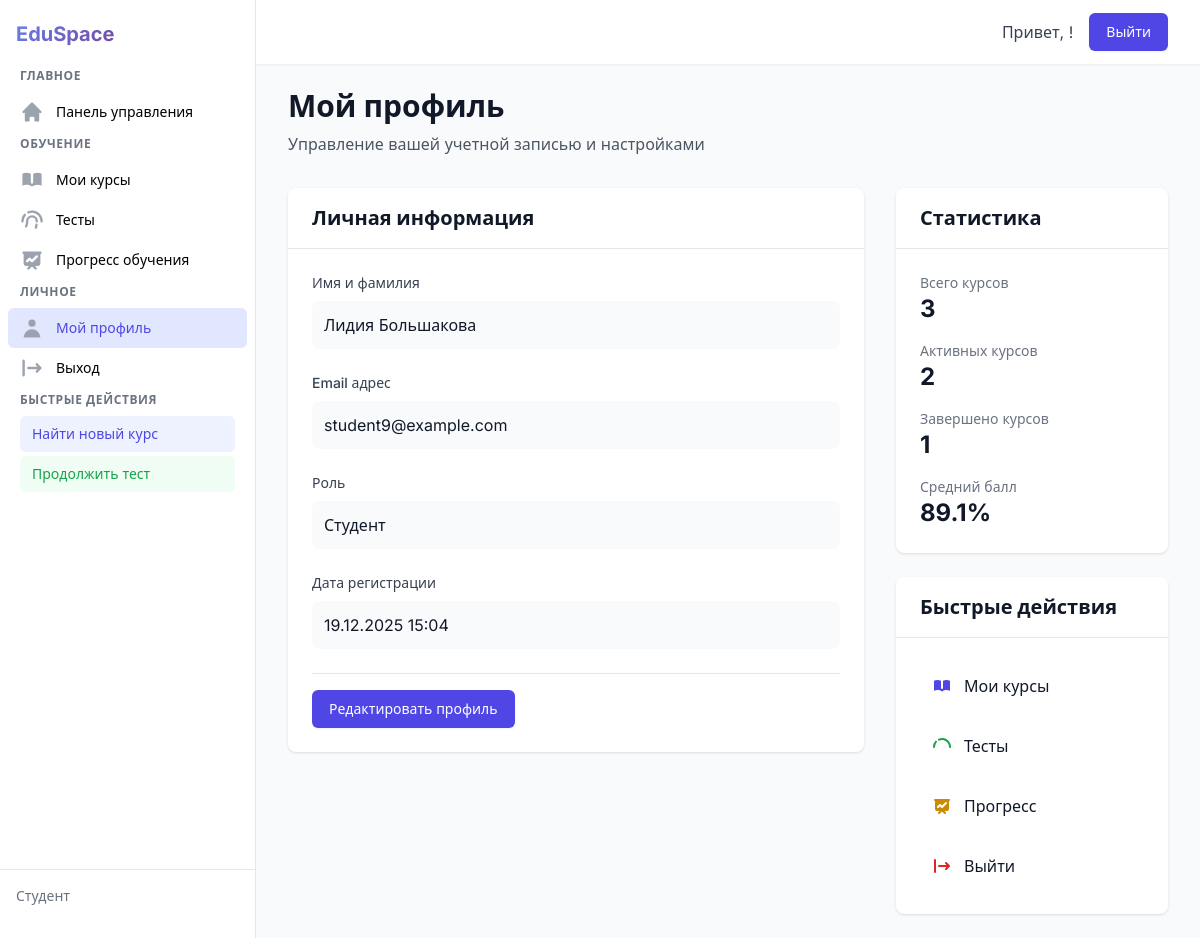
/student/profile (signed in), run on the app's committed database.
### tables this page shows
CREATE TABLE users (
            id TEXT PRIMARY KEY,
            last_name TEXT NOT NULL,
            first_name TEXT NOT NULL,
            email TEXT UNIQUE NOT NULL,
            password_hash TEXT NOT NULL,
            role TEXT NOT NULL,
            created_at TIMESTAMP DEFAULT CURRENT_TIMESTAMP
        );

### app.py (the view)
@app.route('/student/profile')
@login_required
@role_required('student')
def student_profile():
    user_id = session.get('user_id')
    from database.models import User
    user_model = User(auth_service.db)
    user = user_model.get_by_id(user_id)
    if not user:
        flash('Пользователь не найден', 'danger')
        return redirect(url_for('student_dashboard'))
    user_stats = auth_service.get_user_statistics(user_id)
    test_analytics = test_service.get_test_analytics(user_id)
    return render_template('student/profile.html',
                           user=user,
                           user_stats=user_stats,
                           test_analytics=test_analytics)

### app.py (called while the page is built)
def login_required(f):
    @wraps(f)
    def decorated_function(*args, **kwargs):
        if 'user_id' not in session:
            flash('Требуется авторизация', 'warning')
            return redirect(url_for('login'))
        return f(*args, **kwargs)
    return decorated_function

def role_required(required_role):
    def decorator(f):
        @wraps(f)
        def decorated_function(*args, **kwargs):
            if 'user_id' not in session:
                flash('Требуется авторизация', 'warning')
                return redirect(url_for('login'))
            if session.get('user_role') != required_role:
                flash('Доступ запрещен', 'danger')
                return redirect(url_for('index'))
            return f(*args, **kwargs)
        return decorated_function
    return decorator

### database/models.py (called while the page is built)
    def get_connection(self):
        return sqlite3.connect(self.db_path)

    def execute_query(self, query: str, params: tuple = (), fetch_one: bool = False):
        conn = self.get_connection()
        conn.row_factory = sqlite3.Row  # Для получения результатов в виде словаря
        cursor = conn.cursor()
        try:
            cursor.execute(query, params)
            conn.commit()
            if fetch_one:
                result = cursor.fetchone()
                return dict(result) if result else None
            else:
                results = cursor.fetchall()
                return [dict(row) for row in results]
        except Exception as e:
            conn.rollback()
            raise e
        finally:
            conn.close()

    @classmethod
    def from_dict(cls, data: dict, db: DatabaseConnection = None):
        instance = cls(db) if db else cls(None)
        for key, value in data.items():
            if hasattr(instance, key):
                if key in ['created_at', 'enrolled_at', 'started_at', 'finished_at',
                           'start_date', 'end_date'] and value:
                    try:
                        value = datetime.fromisoformat(value)
                    except:
                        pass
                setattr(instance, key, value)
        return instance

    def get_by_id(self, user_id: str) -> Optional['User']:
        query = "SELECT * FROM users WHERE id = ?"
        result = self.db.execute_query(query, (user_id,), fetch_one=True)
        if result:
            return self.from_dict(result, self.db)
        return None

### templates/student/profile.html (shortened to what this page needs)
{% extends "student/base.html" %}
{% block content %}
<div class="fade-in">
    <div class="mb-8">
        <h1 class="text-3xl font-bold text-gray-900">Мой профиль</h1>
        <p class="mt-2 text-gray-600">Управление вашей учетной записью и настройками</p>
    </div>
    <div class="grid grid-cols-1 lg:grid-cols-3 gap-8">
        <div class="lg:col-span-2">
            <div class="bg-white rounded-lg shadow">
                <div class="px-6 py-4 border-b border-gray-200">
                    <h2 class="text-xl font-bold text-gray-900">Личная информация</h2>
                </div>
                <div class="p-6">
                    <div class="space-y-6">
                        <div>
                            <label class="block text-sm font-medium text-gray-700 mb-2">Имя и фамилия</label>
                            <div class="bg-gray-50 rounded-lg p-3">
                                <p class="text-gray-900">{{ user.first_name }} {{ user.last_name }}</p>
                            </div>
                        </div>
                        <div>
                            <label class="block text-sm font-medium text-gray-700 mb-2">Email адрес</label>
                            <div class="bg-gray-50 rounded-lg p-3">
                                <p class="text-gray-900">{{ user.email }}</p>
                            </div>
                        </div>
                        <div>
                            <label class="block text-sm font-medium text-gray-700 mb-2">Роль</label>
                            <div class="bg-gray-50 rounded-lg p-3">
                                <p class="text-gray-900">
                                    {% if user.role == 'student' %}Студент{% elif user.role == 'teacher' %}Преподаватель{% else %}Администратор{% endif %}
                                </p>
                            </div>
                        </div>
                        <div>
                            <label class="block text-sm font-medium text-gray-700 mb-2">Дата регистрации</label>
                            <div class="bg-gray-50 rounded-lg p-3">
                                <p class="text-gray-900">{{ user.created_at.strftime('%d.%m.%Y %H:%M') if user.created_at else 'Неизвестно' }}</p>
                            </div>
                        </div>
                        <div class="pt-4 border-t border-gray-200">
                            <button onclick="showEditModal()" class="inline-flex items-center px-4 py-2 border border-transparent text-sm font-medium rounded-md shadow-sm text-white bg-indigo-600 hover:bg-indigo-700 focus:outline-none focus:ring-2 focus:ring-offset-2 focus:ring-indigo-500">
                                Редактировать профиль
                            </button>
                        </div>
                    </div>
                </div>
            </div>
        </div>
        <div>
            <div class="bg-white rounded-lg shadow mb-6">
                <div class="px-6 py-4 border-b border-gray-200">
                    <h2 class="text-xl font-bold text-gray-900">Статистика</h2>
                </div>
                <div class="p-6">
                    <div class="space-y-4">
                        <div>
                            <p class="text-sm text-gray-500">Всего курсов</p>
                            <p class="text-2xl font-bold text-gray-900">{{ user_stats.courses.total }}</p>
                        </div>
                        <div>
                            <p class="text-sm text-gray-500">Активных курсов</p>
                            <p class="text-2xl font-bold text-gray-900">{{ user_stats.courses.active }}</p>
                        </div>
                        <div>
                            <p class="text-sm text-gray-500">Завершено курсов</p>
                            <p class="text-2xl font-bold text-gray-900">{{ user_stats.courses.completed }}</p>
                        </div>
                        <div>
                            <p class="text-sm text-gray-500">Средний балл</p>
                            <p class="text-2xl font-bold text-gray-900">{{ user_stats.average_score|round(1) }}%</p>
                        </div>
                    </div>
                </div>
            </div>
            <div class="bg-white rounded-lg shadow">
                <div class="px-6 py-4 border-b border-gray-200">
                    <h2 class="text-xl font-bold text-gray-900">Быстрые действия</h2>
                </div>
                <div class="p-6">
                    <div class="space-y-3">
                        <a href="{{ url_for('student_courses') }}" class="flex items-center p-3 rounded-lg hover:bg-gray-50 transition-colors">
                            <span class="font-medium text-gray-900">Мои курсы</span>
                        </a>
                        <a href="{{ url_for('student_tests') }}" class="flex items-center p-3 rounded-lg hover:bg-gray-50 transition-colors">
                            <span class="font-medium text-gray-900">Тесты</span>
                        </a>
                        <a href="{{ url_for('student_progress') }}" class="flex items-center p-3 rounded-lg hover:bg-gray-50 transition-colors">
                            <span class="font-medium text-gray-900">Прогресс</span>
                        </a>
                        <a href="{{ url_for('logout') }}" class="flex items-center p-3 rounded-lg hover:bg-gray-50 transition-colors">
                            <svg class="h-5 w-5 text-red-600 mr-3" fill="currentColor" viewBox="0 0 20 20">
                                <path fill-rule="evenodd" d="M3 3a1 1 0 00-1 1v12a1 1 0 102 0V4a1 1 0 00-1-1zm10.293 9.293a1 1 0 001.414 1.414l3-3a1 1 0 000-1.414l-3-3a1 1 0 10-1.414 1.414L14.586 9H7a1 1 0 100 2h7.586l-1.293 1.293z" clip-rule="evenodd" />
                            </svg>
                            <span class="font-medium text-gray-900">Выйти</span>
                        </a>
                    </div>
                </div>
            </div>
        </div>
    </div>
</div>
{% endblock %}

### templates/student/base.html (style rules this page uses)
* { box-sizing: border-box; }
body { font-family: 'Inter', system-ui, -apple-system, sans-serif; }
.fade-in { animation: fadeIn 0.5s ease-out forwards; }

### data on the page
users: first_name "Лидия", last_name "Большакова", email "student9@example.com"

### other printed values
{{ user_stats.courses.total }} "3"
{{ user_stats.courses.active }} "2"
{{ user_stats.courses.completed }} "1"
{{ user_stats.average_score|round(1) }} "89.1"
